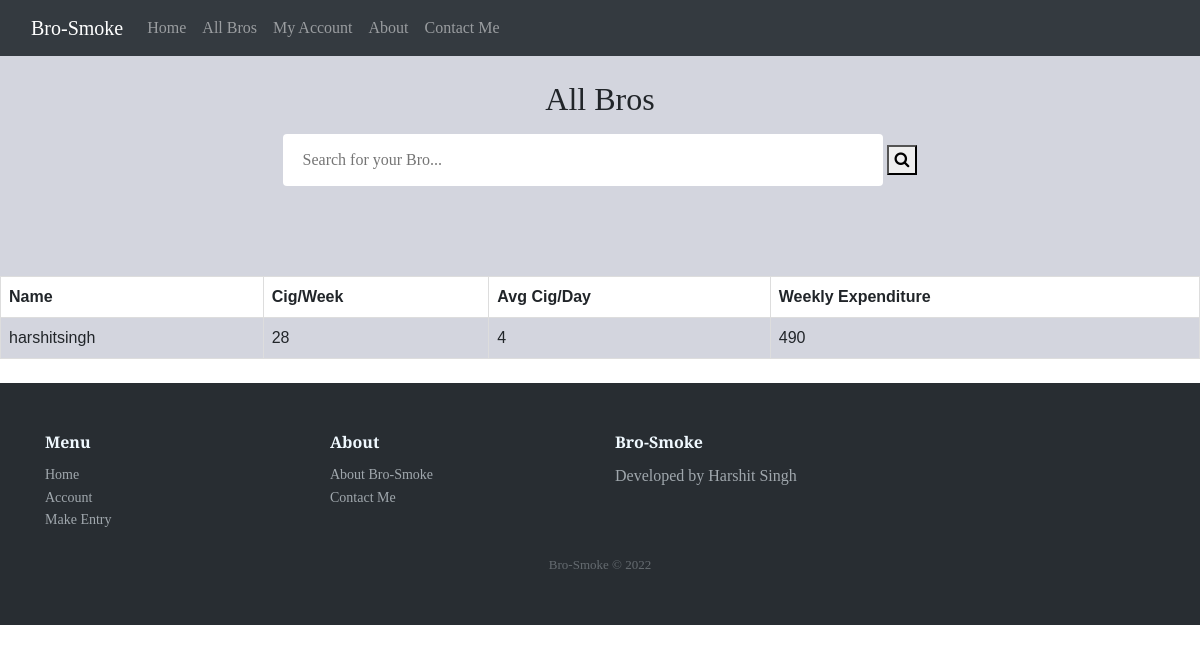
/brosmokingapp/allbros, run on an earlier commit of the app's database.
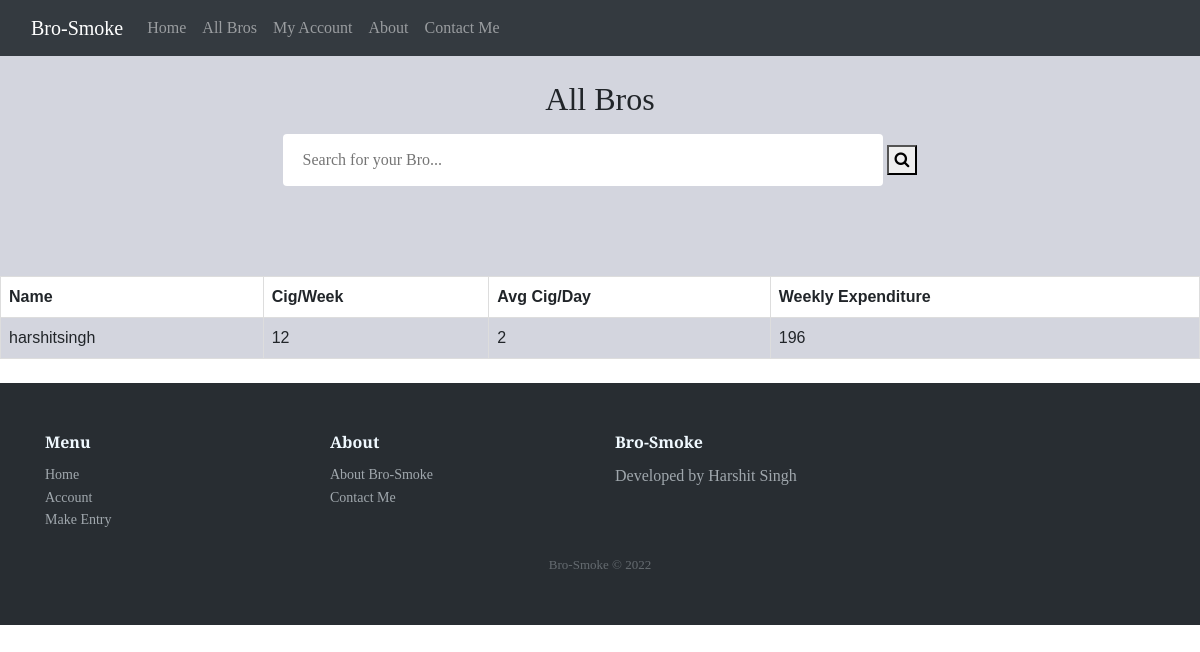
And on a later commit of the database.
### brosmokingapp/models.py (models this page shows, shortened)
class Profile(models.Model):
    user = models.ForeignKey(User, on_delete=models.SET_NULL, null=True, blank=True)
    cigday = models.IntegerField(default=0)
    cigweek = models.IntegerField(default=0)
    cigmonth = models.IntegerField(default=0)
    cigyear = models.IntegerField(default=0)
    expday = models.IntegerField(default=0)
    expweek = models.IntegerField(default=0)
    expmonth = models.IntegerField(default=0)
    expyear = models.IntegerField(default=0)

### brosmokingapp/views.py (the view)
# urls.py: path("allbros", views.allbros,name="allbros"),
def allbros(request):
    bros=Profile.objects.all().order_by('cigday')
    context={'bros':bros}
    return render(request,'brosmokingapp/allbros.html',context)

### brosmokingapp/templates/brosmokingapp/allbros.html (shortened to what this page needs)
 {% extends 'brosmokingapp/basic.html' %}
{% block body %}
{% load static %}
 <div class="heading-title-listing">
        <h2>All Bros</h2>
        <form action="/brosmokingapp/searchresult" method="GET" class="bro-search" >
            <input type="text" placeholder="Search for your Bro..." name="query">
            <button type="submit"><i class="fa fa-search"></i></button>
          </form>
    </div>
    <table>
        <tr>
          <th>Name</th>
          <th>Cig/Week</th>
          <th>Avg Cig/Day</th>
          <th>Weekly Expenditure</th>
        </tr>
        {% for bro in bros %}
        <tr>
          <td>{{bro.user}}</td>
          <td>{{bro.cigweek}}</td>
          <td>{{bro.cigday}}</td>
          <td>{{bro.expweek}}</td>
        </tr>
        {% endfor %}
      </table>
      {% endblock %}

What changed in the data, as far as the page shows it:
changed Profile "harshitsingh": cigweek "28" → "12"; cigday "4" → "2"; expweek "490" → "196"
